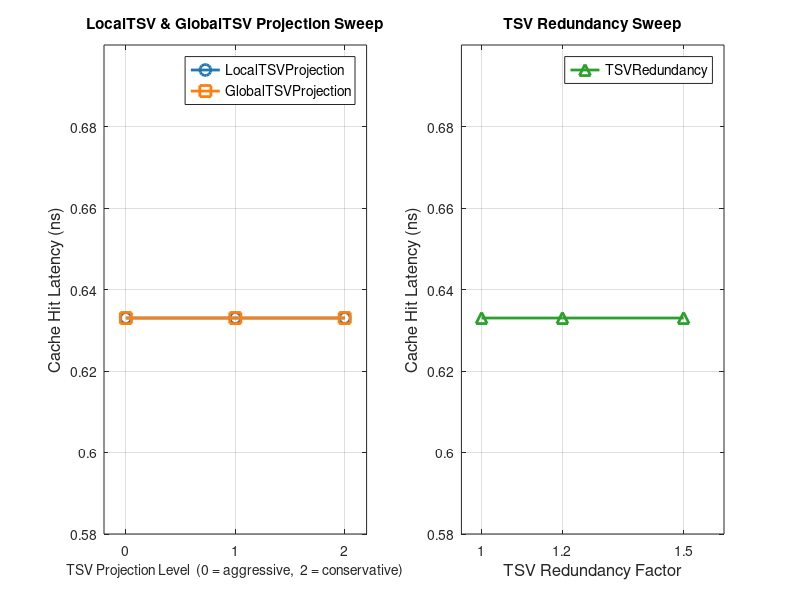

Recreate this plot in MATLAB. (Note: this script raises an error after producing the figure.)
% fig6_tsv_sensitivity_latency.m
% TSV Parameter Sensitivity — Read Latency (3D SRAM @ 32nm) — ESE5760 Final Project
% Baseline: LocalTSVProjection=0, GlobalTSVProjection=0, TSVRedundancy=1.0
% All three TSV parameters have zero effect on read latency at this configuration.

% --- LocalTSVProjection sweep (values 0, 1, 2) ---
local_x   = [0, 1, 2];
local_lat = [0.633, 0.633, 0.633];

% --- GlobalTSVProjection sweep (values 0, 1, 2) ---
global_x   = [0, 1, 2];
global_lat = [0.633, 0.633, 0.633];

% --- TSVRedundancy sweep (values 1.0, 1.2, 1.5) ---
redund_x   = [1.0, 1.2, 1.5];
redund_lat = [0.633, 0.633, 0.633];

figure('Position', [100 100 900 480]);

subplot(1,2,1);
plot(local_x,  local_lat,  '-o', 'Color', [0.122 0.467 0.706], 'LineWidth', 2, 'MarkerSize', 8); hold on;
plot(global_x, global_lat, '-s', 'Color', [1.000 0.498 0.055], 'LineWidth', 2, 'MarkerSize', 8);
set(gca, 'XTick', [0 1 2], 'FontSize', 10);
xlim([-0.2 2.2]);
ylim([0.580 0.700]);
xlabel('TSV Projection Level  (0 = aggressive,  2 = conservative)', 'FontSize', 10);
ylabel('Cache Hit Latency (ns)', 'FontSize', 12);
title('LocalTSV & GlobalTSV Projection Sweep', 'FontSize', 11, 'FontWeight', 'bold');
legend('LocalTSVProjection', 'GlobalTSVProjection', 'Location', 'northeast', 'FontSize', 10);
grid on; box on;

subplot(1,2,2);
plot(redund_x, redund_lat, '-^', 'Color', [0.173 0.627 0.173], 'LineWidth', 2, 'MarkerSize', 8);
set(gca, 'XTick', [1.0 1.2 1.5], 'FontSize', 10);
xlim([0.95 1.6]);
ylim([0.580 0.700]);
xlabel('TSV Redundancy Factor', 'FontSize', 12);
ylabel('Cache Hit Latency (ns)', 'FontSize', 12);
title('TSV Redundancy Sweep', 'FontSize', 11, 'FontWeight', 'bold');
legend('TSVRedundancy', 'Location', 'northeast', 'FontSize', 10);
grid on; box on;

sgtitle('TSV Parameter Sensitivity — Read Latency  (3D SRAM @ 32 nm)', 'FontSize', 13, 'FontWeight', 'bold');

drawnow;
set(gcf, 'Renderer', 'painters');
print('-djpeg', '-r150', fullfile(fileparts(mfilename('fullpath')), '..', 'plots', 'fig6_tsv_sensitivity_latency.jpg'));
